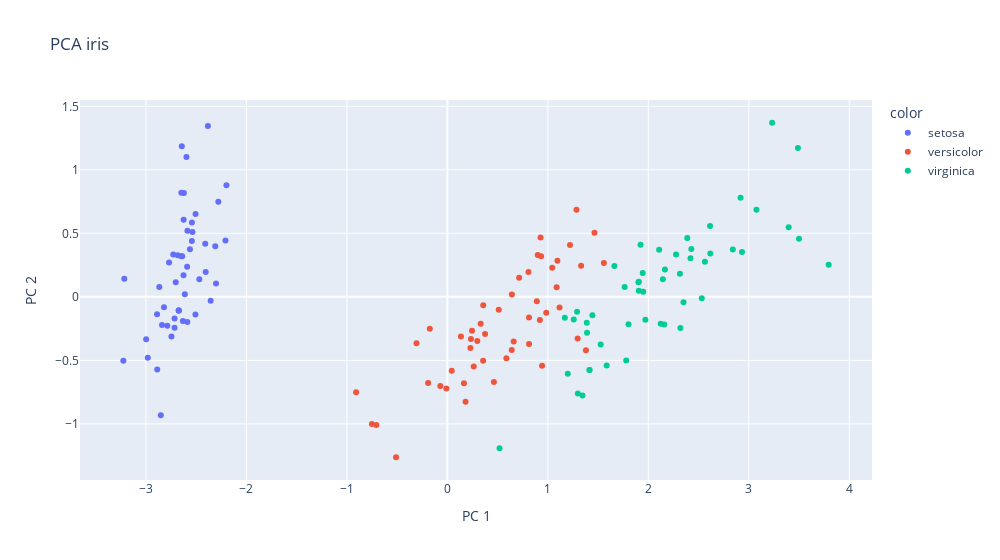

Notebook source saved alongside this figure:
### Markdown cell above
## Project data into 2D with PCA

### Code cell
import plotly.express as px
from sklearn.decomposition import PCA

df = px.data.iris()
features = df.iloc[:,:-2]

pca = PCA(n_components=2)
components = pca.fit_transform(features)

fig = px.scatter(components, x=0, y=1, color=df['species'],labels={'0': 'PC 1', '1': 'PC 2'},width=1000,title='PCA iris')
fig.show()
